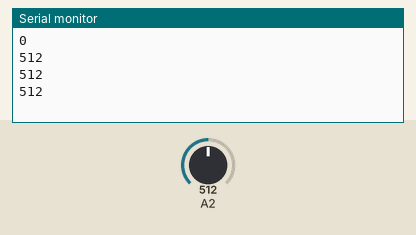
The sketch below on a simulated Arduino Uno, built with avr-gcc and run on an emulated ATmega328P. Shown: the last lines printed to the serial monitor. The test bench sets the inputs (shaded band); at power-on: A2 = 512.

Above: at 1.0 s.
1.1 s: A2 set to 716
At 1.68 s:
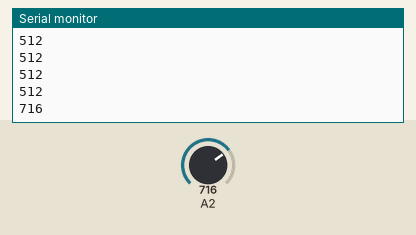
2.6 s: A2 set to 900
At 2.68 s:
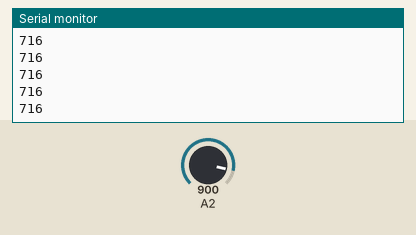
Timing chart, 0 to 5.6 s (numbered marks = the images above; inputs shaded):
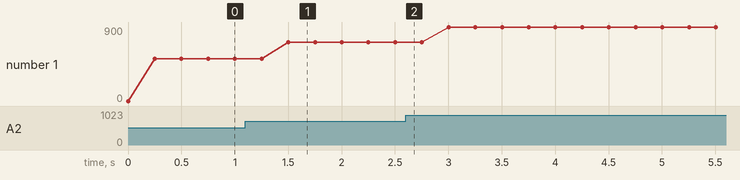

Measured:
- after the input at 1.1 s, the serial monitor: prints a new line after 0.40 s (image 1)
- plotted number 1: 512 → 716 after the input at 1.1 s, 716 → 900 after the input at 2.6 s

The sketch:

entradaAnalogica.ino
```cpp
/*
 *	AUTOR: Alexandre Gonçalves
 *	EMAIL:g.aleprojetos@gmail.com
 *  SKETCH:leitura da entrada analogica e enviaso pela comunicação serial
 *	ARQUIVO:conversão digital
 *	DATA:04/08/2020
 *
 */

// *** Protótipo das Funções ***//
int ad_conv();                    //função para conversão AD

// *** Programa Principal ***//
void setup() {

   Serial.begin(9600);            //inicializa comunicação serial em 9600 baud rate

   ADCSRA  = 0x93;                //liga conversão AD, fator de divisão de 8
   ADMUX   = 0x42;                //tensão de ref. de 5V, canal A2


    while(1){

   Serial.println(ad_conv());

   delay(250);

  }//end while
}//end setup

// *** Configurações Iniciais ***//
int ad_conv()
{
   static int analogH, analogL, analog;    //variáveis locais para valores ADC

   ADCSRA |= (1<<ADSC);                    //inicia conversão ad

   while(!(ADCSRA&=~(1<<ADIF)));           //aguarda conversão ad completar

   ADCSRA |= (1<<ADIF);                    //limpa ADIF com transição LOW para HIGH

   analogL = ADCL;                         //armazena o byte menos significativo
   analogH = ADCH;                         //armazena o byte mais  significativo

   analog  = (analogH<<8) | analogL;       //calcula para valor de 10 bits

   return analog;                          //retorna resultado da conversão

} //end ad_conv
```
